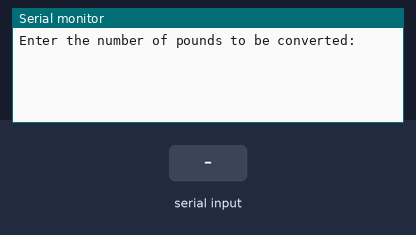
Simulated run of this sketch. Board: Arduino Uno, built with avr-gcc and run on an emulated ATmega328P. On the bench: the last lines printed to the serial monitor. The test bench sets the inputs (shaded band).

Above: at 1.2 s.
1.3 s: "90,45\n" received over Serial
At 1.41 s:
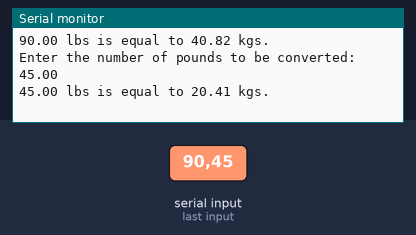
2.8 s: "30,150\n" received over Serial
At 4.2 s:
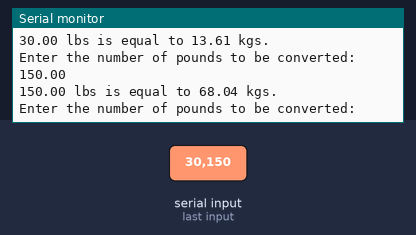
Timing chart, 0 to 5.8 s (numbered marks = the images above; inputs shaded):
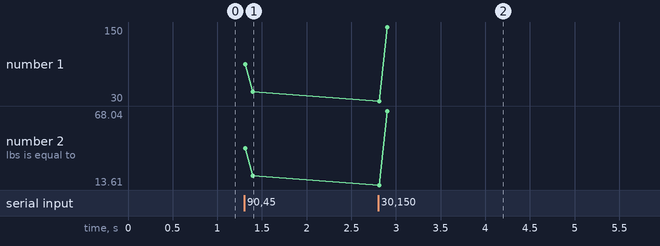

Measured:
- after the input at 1.3 s, the serial monitor: prints a new line at once (image 1)
- after the input at 2.8 s, the serial monitor: prints a new line at once (image 2)
- plotted number 1: 45 → 150 after the input at 2.8 s
- plotted number 2: 20.41 → 68.04 after the input at 2.8 s

The sketch:

Lb-KgConverter.ino
```cpp
void setup() {
  Serial.begin(9600);
}

void loop() {
  Serial.print("Enter the number of pounds to be converted: ");
  while(!Serial.available()){}
  float pound = Serial.parseFloat();
  Serial.println(pound);
  Serial.read();

  float conversionRatio = 0.453592;
  float kilograms = pound * conversionRatio;

  Serial.print(pound);
  Serial.print(" lbs is equal to ");
  Serial.print(kilograms);
  Serial.println(" kgs.");

}
```
